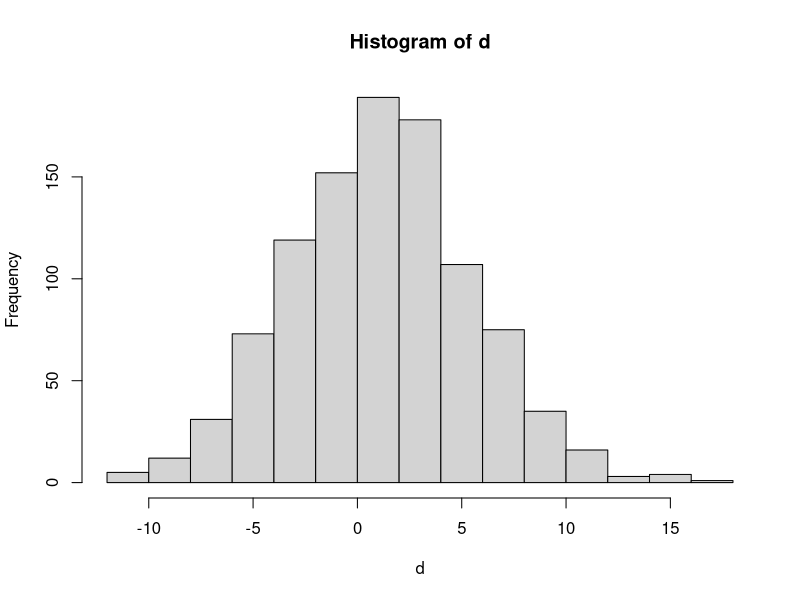
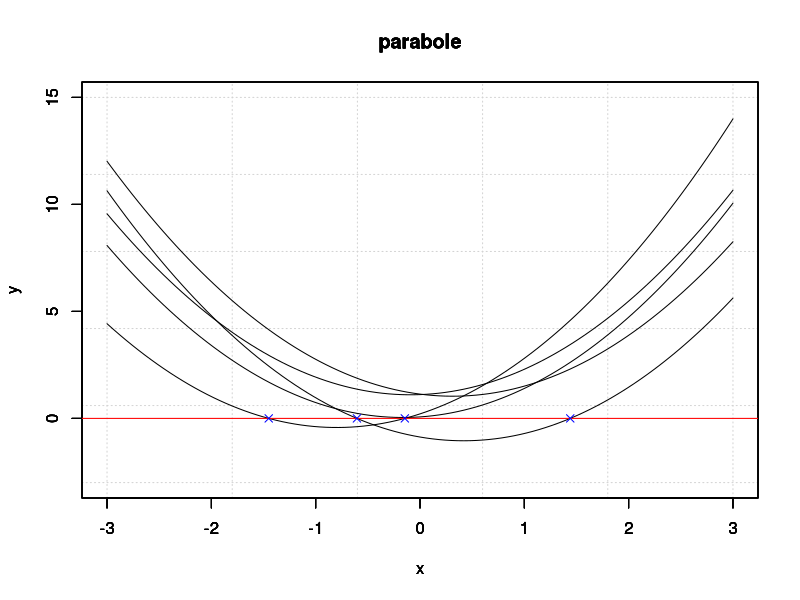
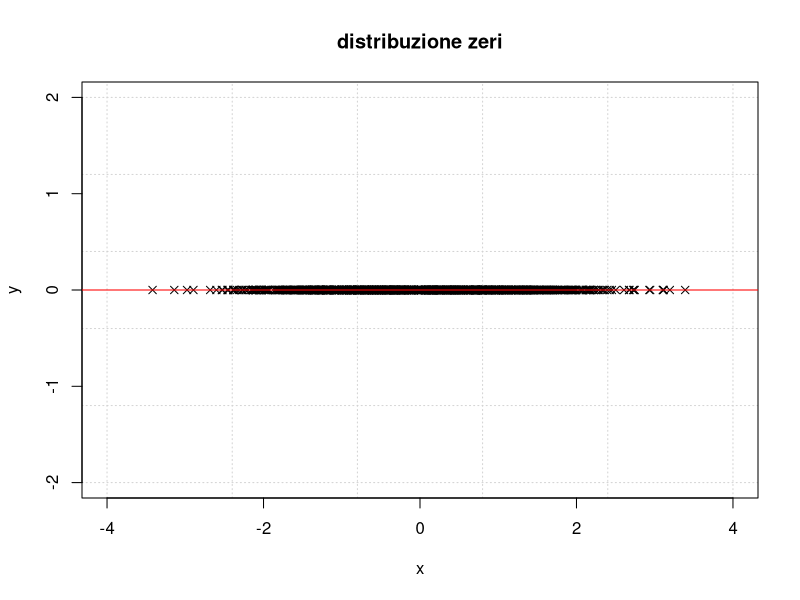
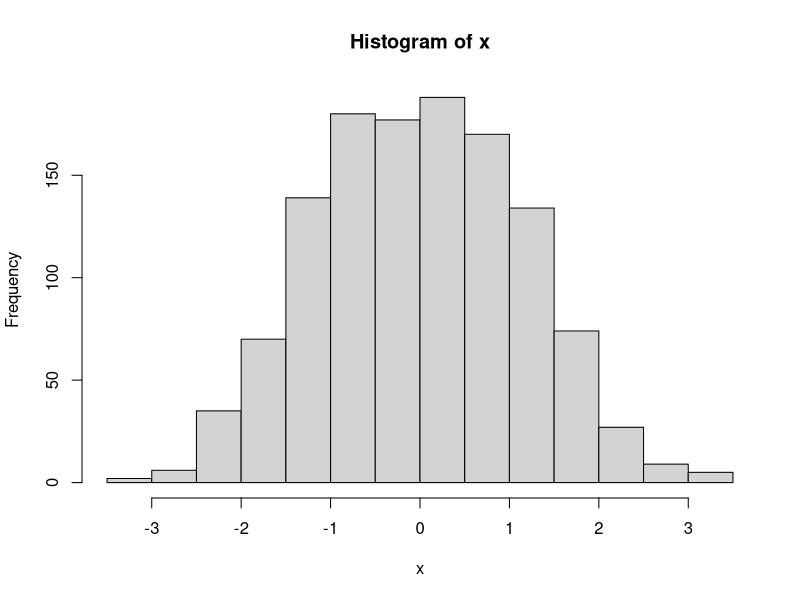
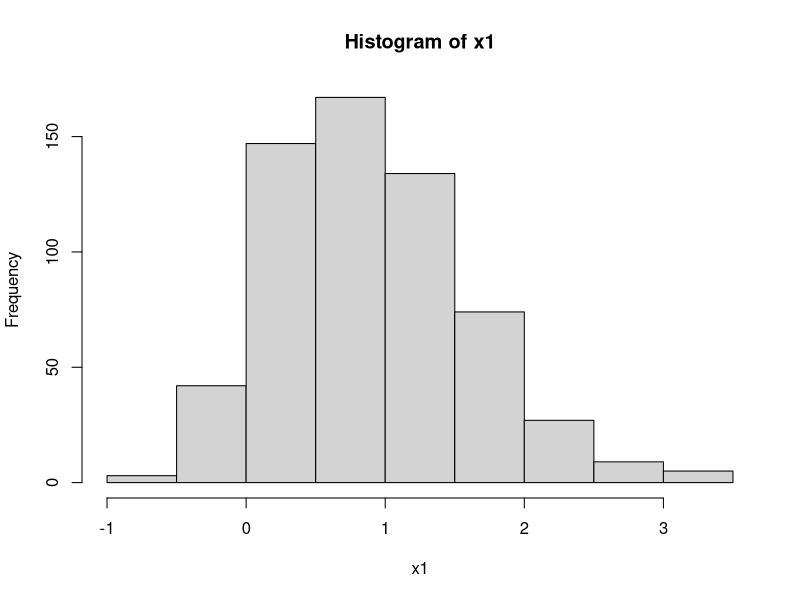
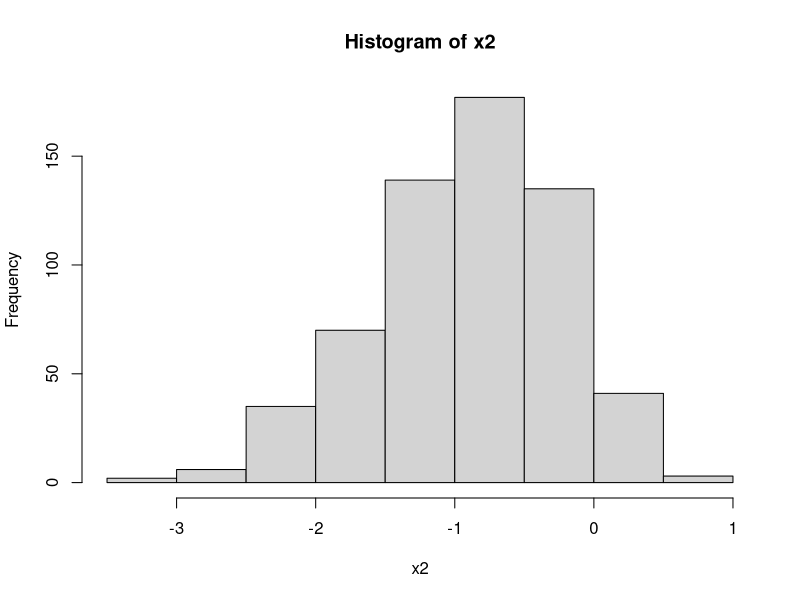
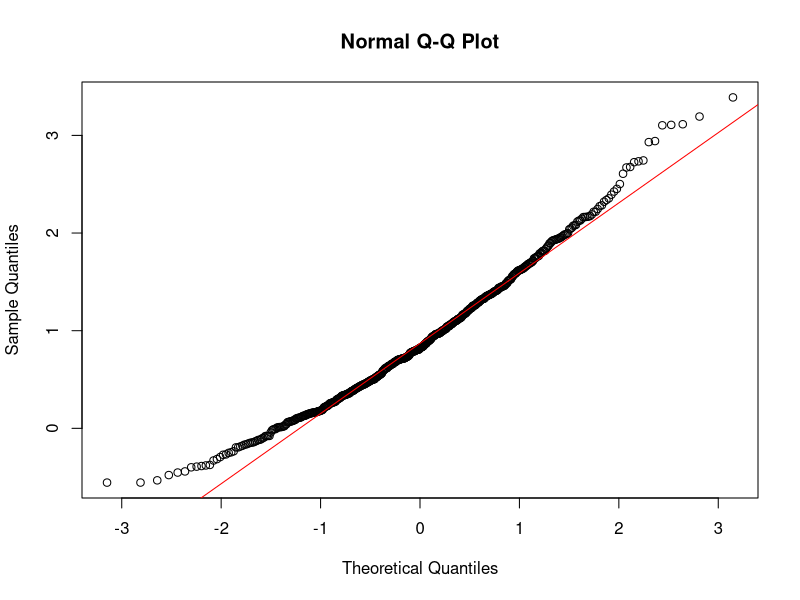
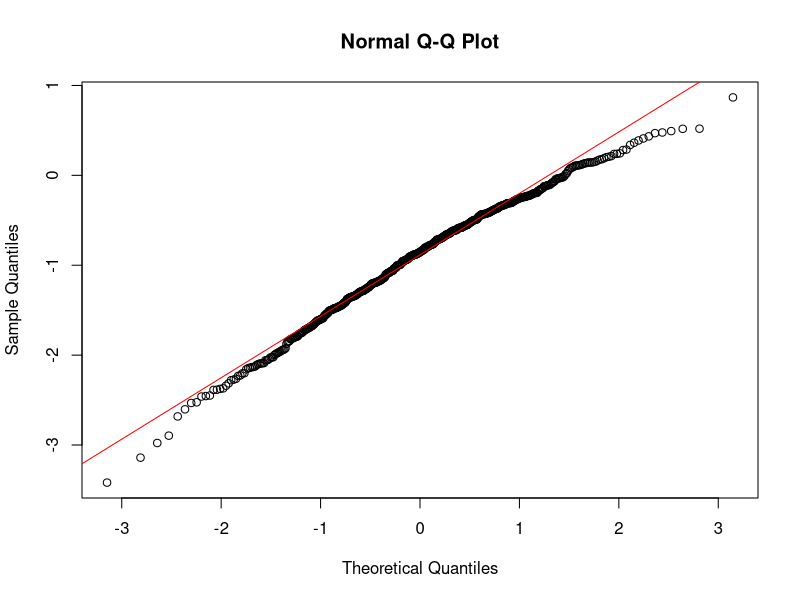

The R script that drew these images, in order: (Note: this script raises an error after producing the figures.)

#Def of coefficients
N=1000
set.seed(1)
a=rnorm(N)
b=rnorm(N)
summary(a)
summary(b)

#Calculus of p
d=a^2-4*b
summary(d)
ones=(d>=0)
p=sum(ones)/N
print(p)
hist(d)

#Graph of the curves
plot.new()
grid()
par(new = TRUE)
for (i in 1:5){
  curve(x^2+a[i]*x+b[i],from = -3, to = 3, ylim=c(-3,15), ylab="y", main="parabole" )
  par(new = TRUE)
  Sys.sleep(0.3)
}
abline(h=0, col="red")

#Calculus and graph of the roots
x1=(0.5)*(-a+sqrt(d))
x2=(0.5)*(-a-sqrt(d))
y1=integer(length(x1))
y2=integer(length(x2))
for (i in 1:5) {
  points(x1[i], y1[i], pch=4, col="blue")
  points(x2[i], y2[i], pch=4, col="blue")
}

plot.new()
grid()
par(new = TRUE)
x=c(x1,x2)
y=integer(length(x))
plot(x, y, pch=4, xlim=c(-4,4), ylim=c(-2,2),xlab="x", ylab="y",main="distribuzione zeri" )
par(new = TRUE)
abline(h=0, col="red")
summary(x)

hist(x)
hist(x1)
hist(x2)
qqnorm(x1)
qqline(x1, col="red")
qqnorm(x2)
qqline(x2, col="red")
qqnorm(x, pch=4)
qqline(x, col="red")
kurt(x)